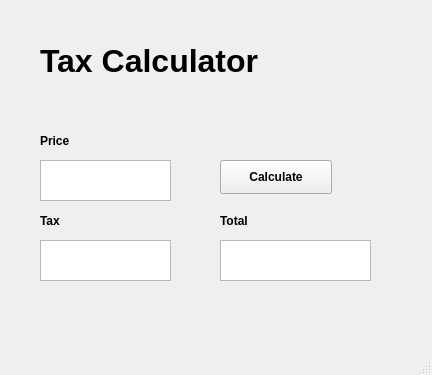
<?xml version="1.0" encoding="UTF-8"?>
<ui version="4.0">
 <class>MainWindow</class>
 <widget class="QMainWindow" name="MainWindow">
  <property name="geometry">
   <rect>
    <x>0</x>
    <y>0</y>
    <width>432</width>
    <height>375</height>
   </rect>
  </property>
  <property name="minimumSize">
   <size>
    <width>432</width>
    <height>375</height>
   </size>
  </property>
  <property name="maximumSize">
   <size>
    <width>432</width>
    <height>375</height>
   </size>
  </property>
  <property name="font">
   <font>
    <weight>75</weight>
    <bold>true</bold>
   </font>
  </property>
  <property name="windowTitle">
   <string>Tax Calculator</string>
  </property>
  <widget class="QWidget" name="centralwidget">
   <widget class="QTextEdit" name="price">
    <property name="geometry">
     <rect>
      <x>40</x>
      <y>160</y>
      <width>131</width>
      <height>41</height>
     </rect>
    </property>
   </widget>
   <widget class="QLabel" name="label_3">
    <property name="geometry">
     <rect>
      <x>40</x>
      <y>130</y>
      <width>91</width>
      <height>21</height>
     </rect>
    </property>
    <property name="text">
     <string>Price</string>
    </property>
   </widget>
   <widget class="QTextEdit" name="tax">
    <property name="geometry">
     <rect>
      <x>40</x>
      <y>240</y>
      <width>131</width>
      <height>41</height>
     </rect>
    </property>
   </widget>
   <widget class="QLabel" name="label_4">
    <property name="geometry">
     <rect>
      <x>40</x>
      <y>210</y>
      <width>91</width>
      <height>21</height>
     </rect>
    </property>
    <property name="text">
     <string>Tax</string>
    </property>
   </widget>
   <widget class="QPushButton" name="calculate">
    <property name="geometry">
     <rect>
      <x>220</x>
      <y>160</y>
      <width>112</width>
      <height>34</height>
     </rect>
    </property>
    <property name="text">
     <string>Calculate</string>
    </property>
   </widget>
   <widget class="QTextEdit" name="total">
    <property name="geometry">
     <rect>
      <x>220</x>
      <y>240</y>
      <width>151</width>
      <height>41</height>
     </rect>
    </property>
   </widget>
   <widget class="QLabel" name="label_5">
    <property name="geometry">
     <rect>
      <x>220</x>
      <y>210</y>
      <width>91</width>
      <height>21</height>
     </rect>
    </property>
    <property name="text">
     <string>Total</string>
    </property>
   </widget>
   <widget class="QLabel" name="label">
    <property name="geometry">
     <rect>
      <x>40</x>
      <y>30</y>
      <width>611</width>
      <height>61</height>
     </rect>
    </property>
    <property name="font">
     <font>
      <pointsize>24</pointsize>
     </font>
    </property>
    <property name="text">
     <string>Tax Calculator</string>
    </property>
   </widget>
  </widget>
  <widget class="QMenuBar" name="menubar">
   <property name="geometry">
    <rect>
     <x>0</x>
     <y>0</y>
     <width>432</width>
     <height>31</height>
    </rect>
   </property>
  </widget>
  <widget class="QStatusBar" name="statusbar"/>
 </widget>
 <resources/>
 <connections/>
</ui>
